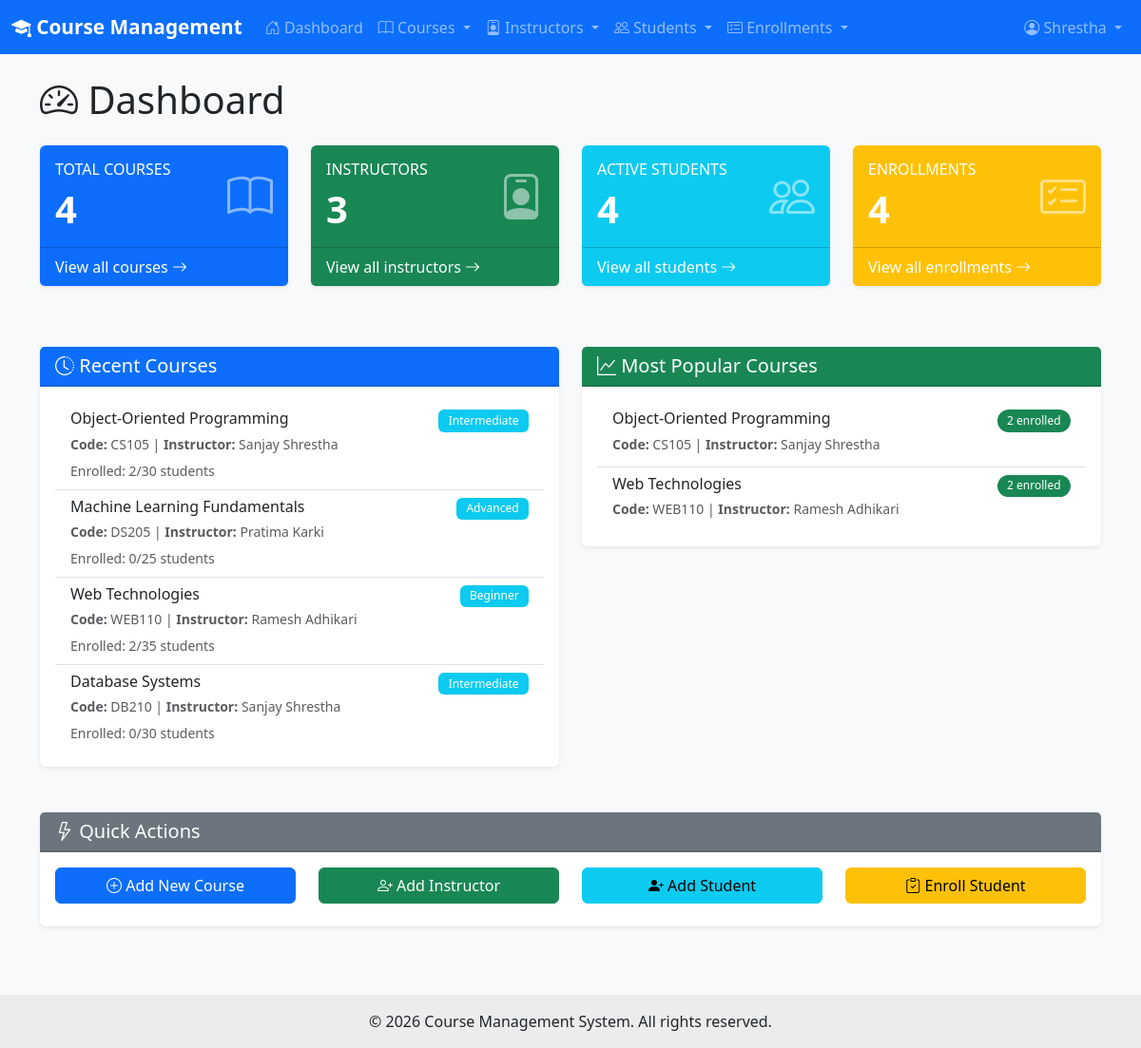
The app's page / (signed in) with its own data.
### tables this page shows
CREATE TABLE courses (
    course_id INT PRIMARY KEY AUTO_INCREMENT,
    course_code VARCHAR(20) NOT NULL UNIQUE,
    course_name VARCHAR(100) NOT NULL,
    description TEXT,
    credits INT DEFAULT 3,
    instructor_id INT,
    category VARCHAR(50),
    level ENUM('Beginner', 'Intermediate', 'Advanced') DEFAULT 'Beginner',
    max_students INT DEFAULT 30,
    start_date DATE,
    end_date DATE,
    is_active TINYINT(1) DEFAULT 1,
    created_at TIMESTAMP DEFAULT CURRENT_TIMESTAMP,
    updated_at TIMESTAMP DEFAULT CURRENT_TIMESTAMP ON UPDATE CURRENT_TIMESTAMP,
    FOREIGN KEY (instructor_id)
        REFERENCES instructors(instructor_id)
        ON DELETE SET NULL,
    INDEX idx_code (course_code),
    INDEX idx_instructor (instructor_id),
    INDEX idx_active (is_active)
);

### includes/functions.php (called while the page is built, shortened)
<?php
function h($string) {
    return htmlspecialchars($string ?? '', ENT_QUOTES, 'UTF-8');
}
function getAll($pdo, $sql, $params = []) {
    $stmt = $pdo->prepare($sql);
    $stmt->execute($params);
    return $stmt->fetchAll();
}

### public/index.php (the view, shortened to what this page needs)
<?php
require_once '../config/db.php';
require_once '../includes/functions.php';
try {
    $totalCourses = $pdo->query("SELECT COUNT(*) FROM courses")->fetchColumn();
    $totalInstructors = $pdo->query("SELECT COUNT(*) FROM instructors")->fetchColumn();
    $totalStudents = $pdo->query("SELECT COUNT(*) FROM students")->fetchColumn();
    $totalEnrollments = $pdo->query("SELECT COUNT(*) FROM enrollments WHERE status = 'Active'")->fetchColumn();
    $recentCourses = getAll($pdo, "
        SELECT c.course_id, c.course_name, c.course_code, c.level, c.max_students,
               CONCAT(COALESCE(i.first_name, ''), ' ', COALESCE(i.last_name, '')) as instructor_name,
               (SELECT COUNT(*) FROM enrollments e WHERE e.course_id = c.course_id AND e.status = 'Active') as enrolled_count
        FROM courses c
        LEFT JOIN instructors i ON c.instructor_id = i.instructor_id
        ORDER BY c.created_at DESC
        LIMIT 5
    ");
    $popularCourses = getAll($pdo, "
        SELECT c.course_name, c.course_code,
               CONCAT(COALESCE(i.first_name, ''), ' ', COALESCE(i.last_name, '')) as instructor_name,
               COUNT(e.enrollment_id) as enrollment_count
        FROM courses c
        LEFT JOIN enrollments e ON c.course_id = e.course_id AND e.status = 'Active'
        LEFT JOIN instructors i ON c.instructor_id = i.instructor_id
        GROUP BY c.course_id, c.course_name, c.course_code, i.first_name, i.last_name
        HAVING COUNT(e.enrollment_id) > 0
        ORDER BY enrollment_count DESC
        LIMIT 5
    ");
} catch (PDOException $e) {
    error_log("Dashboard Error: " . $e->getMessage());
    $totalCourses = 0;
    $totalInstructors = 0;
    $totalStudents = 0;
    $totalEnrollments = 0;
    $recentCourses = [];
    $popularCourses = [];
}
include '../includes/header.php';
?>
<div class="row">
    <div class="col-12">
        <h1 class="mb-4"><i class="bi bi-speedometer2"></i> Dashboard</h1>
    </div>
</div>
<div class="row mb-4">
    <div class="col-md-3 mb-3">
        <div class="card text-white bg-primary">
            <div class="card-body">
                <div class="d-flex justify-content-between align-items-center">
                    <div>
                        <h6 class="card-title text-uppercase mb-0">Total Courses</h6>
                        <h2 class="mt-2 mb-0"><?= h($totalCourses) ?></h2>
                    </div>
                    <div class="text-white-50">
                        <i class="bi bi-book" style="font-size: 3rem;"></i>
                    </div>
                </div>
            </div>
            <div class="card-footer bg-primary bg-opacity-75">
                <a href="courses/list.php" class="text-white text-decoration-none">
                    View all courses <i class="bi bi-arrow-right"></i>
                </a>
            </div>
        </div>
    </div>
    <div class="col-md-3 mb-3">
        <div class="card text-white bg-success">
            <div class="card-body">
                <div class="d-flex justify-content-between align-items-center">
                    <div>
                        <h6 class="card-title text-uppercase mb-0">Instructors</h6>
                        <h2 class="mt-2 mb-0"><?= h($totalInstructors) ?></h2>
                    </div>
                    <div class="text-white-50">
                        <i class="bi bi-person-badge" style="font-size: 3rem;"></i>
                    </div>
                </div>
            </div>
            <div class="card-footer bg-success bg-opacity-75">
                <a href="instructors/list.php" class="text-white text-decoration-none">
                    View all instructors <i class="bi bi-arrow-right"></i>
                </a>
            </div>
        </div>
    </div>
    <div class="col-md-3 mb-3">
        <div class="card text-white bg-info">
            <div class="card-body">
                <div class="d-flex justify-content-between align-items-center">
                    <div>
                        <h6 class="card-title text-uppercase mb-0">Active Students</h6>
                        <h2 class="mt-2 mb-0"><?= h($totalStudents) ?></h2>
                    </div>
                    <div class="text-white-50">
                        <i class="bi bi-people" style="font-size: 3rem;"></i>
                    </div>
                </div>
            </div>
            <div class="card-footer bg-info bg-opacity-75">
                <a href="students/list.php" class="text-white text-decoration-none">
                    View all students <i class="bi bi-arrow-right"></i>
                </a>
            </div>
        </div>
    </div>
    <div class="col-md-3 mb-3">
        <div class="card text-white bg-warning">
            <div class="card-body">
                <div class="d-flex justify-content-between align-items-center">
                    <div>
                        <h6 class="card-title text-uppercase mb-0">Enrollments</h6>
                        <h2 class="mt-2 mb-0"><?= h($totalEnrollments) ?></h2>
                    </div>
                    <div class="text-white-50">
                        <i class="bi bi-card-checklist" style="font-size: 3rem;"></i>
                    </div>
                </div>
            </div>
            <div class="card-footer bg-warning bg-opacity-75">
                <a href="enrollments/list.php" class="text-white text-decoration-none">
                    View all enrollments <i class="bi bi-arrow-right"></i>
                </a>
            </div>
        </div>
    </div>
</div>
<div class="row">
    <div class="col-md-6 mb-4">
        <div class="card">
            <div class="card-header bg-primary text-white">
                <h5 class="mb-0"><i class="bi bi-clock-history"></i> Recent Courses</h5>
            </div>
            <div class="card-body">
                <?php if (empty($recentCourses)): ?>
                    <p class="text-muted">No courses available.</p>
                <?php else: ?>
                    <div class="list-group list-group-flush">
                        <?php foreach ($recentCourses as $course): ?>
                            <div class="list-group-item">
                                <div class="d-flex w-100 justify-content-between">
                                    <h6 class="mb-1"><?= h($course['course_name']) ?></h6>
                                    <small class="badge bg-info"><?= h($course['level']) ?></small>
                                </div>
                                <p class="mb-1 text-muted">
                                    <small>
                                        <strong>Code:</strong> <?= h($course['course_code']) ?> |
                                        <strong>Instructor:</strong> <?= h(trim($course['instructor_name']) ?: 'Not assigned') ?>
                                    </small>
                                </p>
                                <small class="text-muted">
                                    Enrolled: <?= h($course['enrolled_count']) ?>/<?= h($course['max_students']) ?> students
                                </small>
                            </div>
                        <?php endforeach; ?>
                    </div>
                <?php endif; ?>
            </div>
        </div>
    </div>
    <div class="col-md-6 mb-4">
        <div class="card">
            <div class="card-header bg-success text-white">
                <h5 class="mb-0"><i class="bi bi-graph-up"></i> Most Popular Courses</h5>
            </div>
            <div class="card-body">
                <?php if (empty($popularCourses)): ?>
                    <p class="text-muted">No enrollment data available.</p>
                <?php else: ?>
                    <div class="list-group list-group-flush">
                        <?php foreach ($popularCourses as $course): ?>
                            <div class="list-group-item">
                                <div class="d-flex w-100 justify-content-between">
                                    <h6 class="mb-1"><?= h($course['course_name']) ?></h6>
                                    <span class="badge bg-success rounded-pill"><?= h($course['enrollment_count']) ?> enrolled</span>
                                </div>
                                <p class="mb-1 text-muted">
                                    <small>
                                        <strong>Code:</strong> <?= h($course['course_code']) ?> |
                                        <strong>Instructor:</strong> <?= h(trim($course['instructor_name']) ?: 'Not assigned') ?>
                                    </small>
                                </p>
                            </div>
                        <?php endforeach; ?>
                    </div>
                <?php endif; ?>
            </div>
        </div>
    </div>
</div>
<div class="row">
    <div class="col-12">
        <div class="card">
            <div class="card-header bg-secondary text-white">
                <h5 class="mb-0"><i class="bi bi-lightning"></i> Quick Actions</h5>
            </div>
            <div class="card-body">
                <div class="row">
                    <div class="col-md-3 mb-2">
                        <a href="courses/add.php" class="btn btn-primary w-100">
                            <i class="bi bi-plus-circle"></i> Add New Course
                        </a>
                    </div>
                    <div class="col-md-3 mb-2">
                        <a href="instructors/add.php" class="btn btn-success w-100">
                            <i class="bi bi-person-plus"></i> Add Instructor
                        </a>
                    </div>
                    <div class="col-md-3 mb-2">
                        <a href="students/add.php" class="btn btn-info w-100">
                            <i class="bi bi-person-plus-fill"></i> Add Student
                        </a>
                    </div>
                    <div class="col-md-3 mb-2">
                        <a href="enrollments/enroll.php" class="btn btn-warning w-100">
                            <i class="bi bi-clipboard-check"></i> Enroll Student
                        </a>
                    </div>
                </div>
            </div>
        </div>
    </div>
</div>
<?php include '../includes/footer.php'; ?>

### includes/header.php (style rules this page uses)
body { min-height: 100vh; display: flex; flex-direction: column; background-color: #f8f9fa; }
.card { box-shadow: 0 0.125rem 0.25rem rgba(0, 0, 0, 0.075); border: none; margin-bottom: 1.5rem; }
.card-header { font-weight: 600; border-bottom: 2px solid rgba(0, 0, 0, 0.125); }
.card.text-white h2 { font-size: 2.5rem; font-weight: bold; }
.badge { font-weight: 500; padding: 0.35rem 0.65rem; }

### records on screen
courses: course_name "Object-Oriented Programming", level "Intermediate", course_code "CS105", instructor_name "Sanjay Shrestha", enrolled_count "2", max_students "30"
courses: course_name "Machine Learning Fundamentals", level "Advanced", course_code "DS205", instructor_name "Pratima Karki", enrolled_count "0", max_students "25"
courses: course_name "Web Technologies", level "Beginner", course_code "WEB110", instructor_name "Ramesh Adhikari", enrolled_count "2", max_students "35"
courses: course_name "Database Systems", level "Intermediate", course_code "DB210", instructor_name "Sanjay Shrestha", enrolled_count "0", max_students "30"

### other values on screen
$_SESSION['user_name'] "Shrestha"
$totalCourses "4"
$totalInstructors "3"
$totalStudents "4"
$totalEnrollments "4"
$course['course_name'] "Object-Oriented Programming"
$course['enrollment_count'] "2"
$course['course_code'] "CS105"
trim($course['instructor_name']) ?: 'Not assigned' "Sanjay Shrestha"
$course['course_name'] "Web Technologies"
$course['course_code'] "WEB110"
trim($course['instructor_name']) ?: 'Not assigned' "Ramesh Adhikari"
